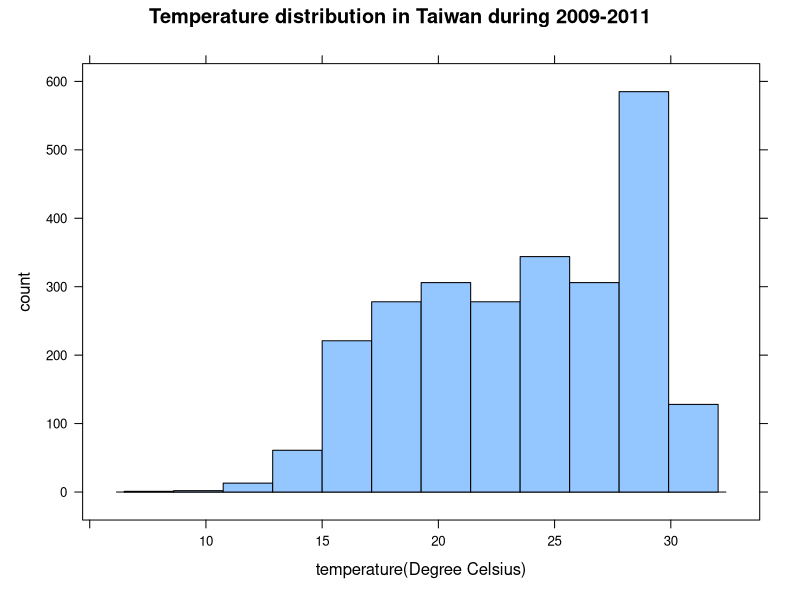
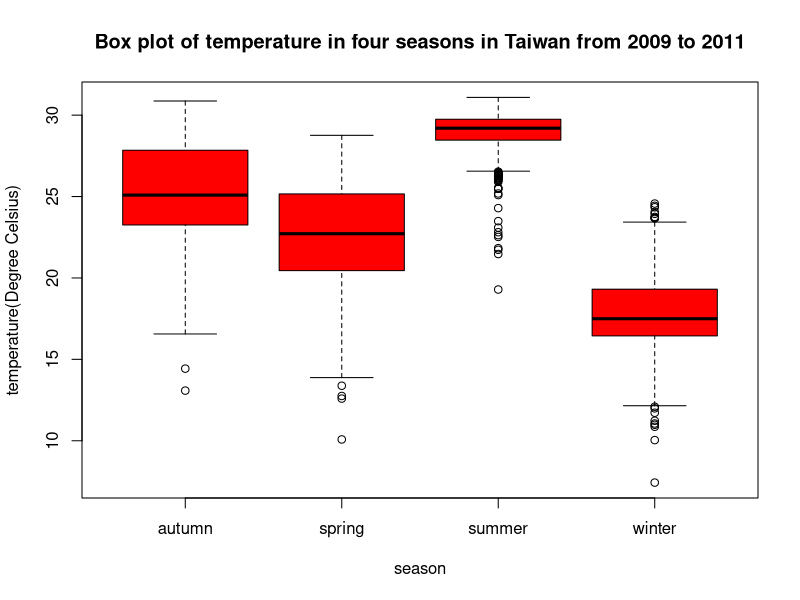
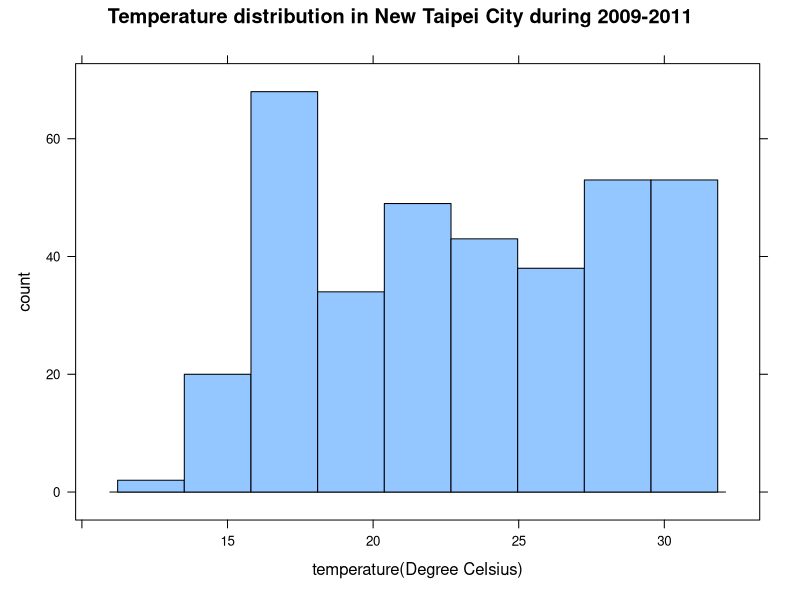
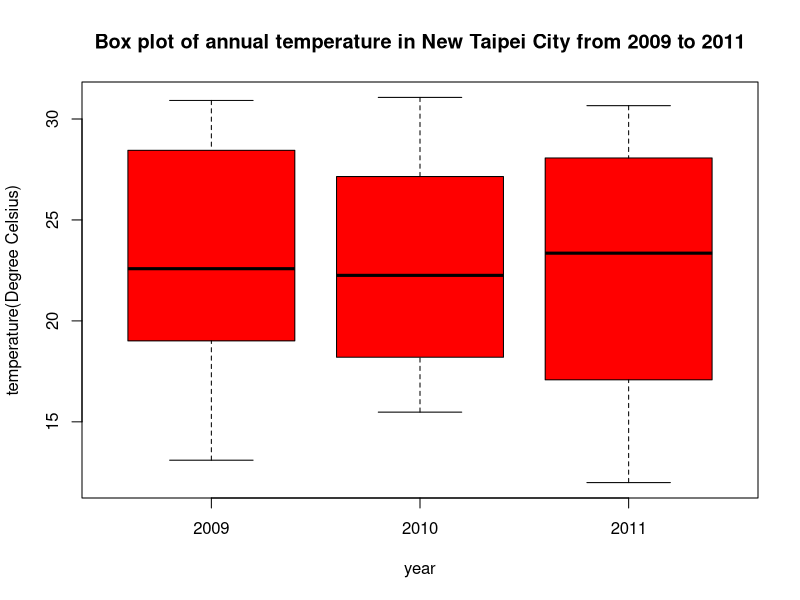

Source code (R) for these figures, in order:
#########################
# Set Working Directory #
#########################

# Get your current working directory #
getwd() # Re-check the path for the working directory

# Change your current working directory #
setwd("/Users/huangweiting/coding/INTRODUCTION TO SCIENTIFIC COMPUTING SOFTWARE /C3_ClassData")
getwd() # Re-check the path for the working directory

#############################
# Import an example dataset #
#############################

dataset <- read.csv("C3_HW.csv", fileEncoding ="utf-8")
#dataset <- read.table("C3.csv",header = TRUE, sep = ",")  #Import dataset  


#str(dataset)     #Check the variable format
#View(dataset)		#Check Dataset
#dim(dataset)		#Check Dataset (how many observations and variables)
#colnames(dataset)	#Check variable names
#summary(dataset)	#Get the summary statistics about the object

######################
# generate a boxplot #
######################

install.packages("lattice")
library("lattice")

#boxplot(formula= Rainfall~SeasonNum ,data =dataset, xlab = "Season", ylab = "Rainfall(mm)", col ="red") 

#boxplot(formula= Rainfall~Town_name,data =dataset, xlab = "Town", ylab = "Rainfall(mm)", col ="blue")

dataset2 <- na.omit(dataset) #刪掉有缺失的數據

#########################Question#########################
#Q1
#2009-2011年三年間全台溫度是否為常態分布，並描述資料分布狀況
#常態分布需附上使用的分析方法、p值
##Skewness & Kurtosis ##
install.packages("psych")
library(psych)
skew(dataset2$temperature)   #Skewness
kurtosi(dataset2$temperature)  #Kurtosis
#The Shapiro-Wilk Normality Test
#shapiro.test(dataset2$Rainfall)   #小樣本
install.packages("nortest")     
library(nortest)
#Lilliefors(Kolmogorov-Smirnov) Normality Test
lillie.test(dataset2$temperature) #大樣本
#需提到資料分布狀況之偏度以及峰度，可畫圖輔助，例: 直方圖
#install.packages("lattice")
# How to load a package #
library("lattice")
histogram(x= ~temperature,data =dataset2, xlab ="temperature(Degree Celsius)" ,ylab = "count" ,type = "count",main="Temperature distribution in Taiwan during 2009-2011")

#Q2 ok
boxplot(formula= temperature~season ,data =dataset2, xlab = "season", ylab = "temperature(Degree Celsius)", col ="red",main="Box plot of temperature in four seasons in Taiwan from 2009 to 2011") 

#Q3
#請解答2009-2011年三年間新北市溫度是否為常態分布，並描述資料分布狀況
dataset_select <- subset(dataset2,city=="新北市")
lillie.test(dataset_select$temperature)
skew(dataset_select$temperature)
kurtosi(dataset_select$temperature)
histogram(x= ~temperature,data =dataset_select, xlab ="temperature(Degree Celsius)" ,ylab = "count" ,type = "count",main="Temperature distribution in New Taipei City during 2009-2011")

#Q4
#依據年份，畫出2009-2011年每一年新北市溫度之盒形圖(boxplot) 。 
#x軸為年份，y軸為溫度，三年份結果繪製在同一張圖)
#"Box plot of annual temperature in New Taipei City from 2009 to 2011"
boxplot(formula= temperature~year ,data =dataset_select, xlab = "year", ylab = "temperature(Degree Celsius)", col ="red",main="Box plot of annual temperature in New Taipei City from 2009 to 2011")
